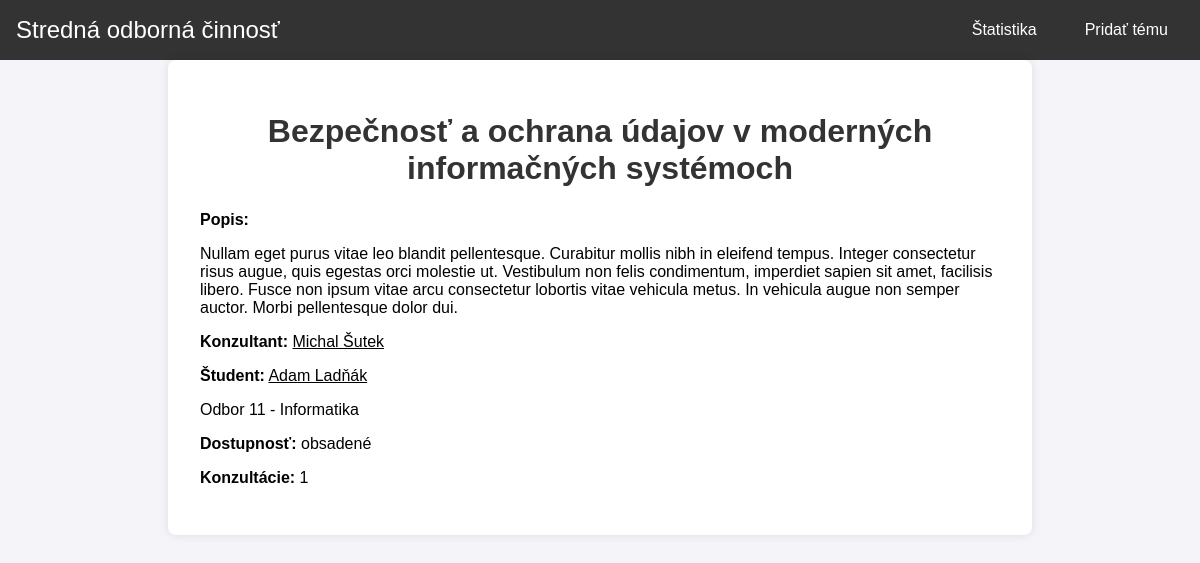
Page /soc/temy/3 on the committed database.
### soc/models.py (models this page shows, shortened)
class Tema(models.Model):
    POCET_CHOICES = [
        (0, '0'),
        (1, '1'),
        (2, '2'),
        (3, '3'),
    ]
    nazov = models.CharField(max_length=155)
    popis = models.TextField()
    konzultant = models.ForeignKey(Ucitel, on_delete=models.SET_NULL, null=True, blank=True)
    student = models.ForeignKey(Student, on_delete=models.SET_NULL, null=True, blank=True)
    odbor = models.ForeignKey(Odbor, on_delete=models.SET_NULL, null=True, blank=True)
    dostupnost = models.ForeignKey(Dostupnost, on_delete=models.SET_NULL, null=True, blank=True)
    pocet_konzultacii = models.IntegerField(choices=POCET_CHOICES, default=0)
    class Meta:
        verbose_name = "Téma"
        verbose_name_plural = "Témy"
        ordering = ["dostupnost"]

class Ucitel(models.Model):
    meno = models.CharField(max_length=20)
    priezvisko = models.CharField(max_length=20)
    email = models.CharField(max_length=55)
    heslo = models.CharField(max_length=55)
    def __str__(self):
        return f"{self.meno} {self.priezvisko}"
    class Meta:
        verbose_name = "Učiteľ"
        verbose_name_plural = "Učitelia"
        ordering = ["priezvisko"]

class Student(models.Model):
    meno = models.CharField(max_length=20)
    priezvisko = models.CharField(max_length=20)
    email = models.CharField(max_length=55)
    heslo = models.CharField(max_length=55)
    def __str__(self):
        return f"{self.meno} {self.priezvisko}"
    class Meta:
        verbose_name = "Študent"
        verbose_name_plural = "Študenti"
        ordering = ["priezvisko"]

class Odbor(models.Model):
    nazov = models.CharField(max_length=55)
    def __str__(self):
        return f"{self.nazov}"
    class Meta:
        verbose_name = "Odbor"
        verbose_name_plural = "Odbory"

class Dostupnost(models.Model):
    nazov = models.CharField(max_length = 25)
    def __str__(self):
        return f"{self.nazov}"
    class Meta:
        verbose_name = "Dostupnosť"
        verbose_name_plural = "Dostupnosť"

### soc/views.py (the view)
# urls.py: path('temy/<tema>', views.vypis_temy, name='tema'),
def vypis_temy(request, tema):
    tema = Tema.objects.get(id=tema)
    return render(request, "soc/detail.html", {"tema":tema})

### soc/templates/soc/detail.html (shortened to what this page needs)
{% extends "base.html" %}
{% block content %}
    {% if tema %}
    <div class="content-container">
        <h1>{{ tema.nazov }}</h1>
        <div class="topic-details">
            <b>Popis: </b>
            <p>{{ tema.popis }}</p>
            <p><b>Konzultant:</b> <a href="{% url 'ucitel' ucitel=tema.konzultant.id %}">{{ tema.konzultant }}</a></p>
            <p><b>Študent:</b> {% if tema.student %} <a href="{% url 'student' student=tema.student.id %}">{{ tema.student }}</a> {% endif %} </p>
            <p>{{ tema.odbor }}</p>
            <p><b>Dostupnosť:</b> {{ tema.dostupnost }}</p>
            <p><b>Konzultácie:</b> {{ tema.pocet_konzultacii }}</p>
        </div>
    </div>
    {% endif %}
{% endblock %}

### soc/static/soc/style.css (style rules this page uses)
body { margin: 0; font-family: Arial, sans-serif; background-color: #f4f4f9; }
h1 { text-align: center; color: #333; margin-bottom: 1.5rem; }
.container, .content-container { max-width: 800px; margin: 0 auto; padding: 2rem; background-color: #fff; box-shadow: 0 0 10px rgba(0, 0, 0, 0.1); border-radius: 8px; margin-bottom: 2rem; }
a { color: #000; }

### rows in the picture
Tema: nazov "Bezpečnosť a ochrana údajov v moderných informačných systémoch", popis "Nullam eget purus vitae leo blandit pellentesque. Curabitur mollis nibh in eleifend tempus. Integer consectetur risus augue, quis egestas orci molestie ut. Vestibulum non felis condimentum, imperdiet sapien sit amet, facilisis libero. Fusce non ipsum vitae arcu consectetur lobortis vitae vehicula metus. In vehicula augue non semper auctor. Morbi pellentesque dolor dui.", konzultant "Michal Šutek", student "Adam Ladňák", odbor "Odbor 11 - Informatika", dostupnost "obsadené", pocet_konzultacii "1"
